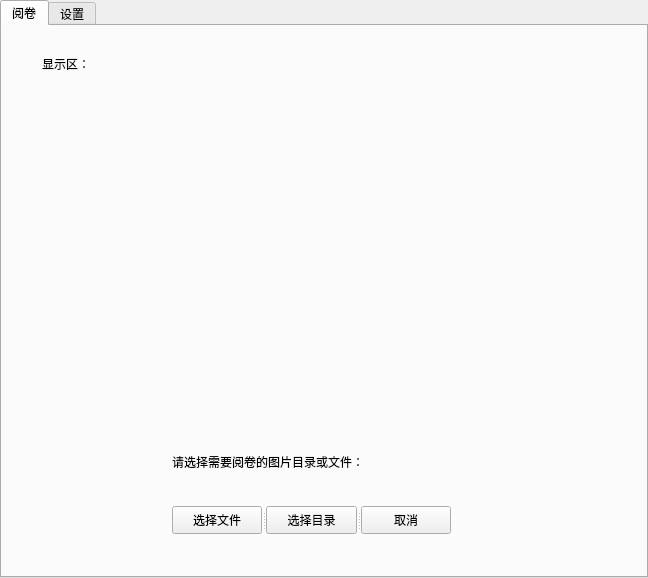
<?xml version="1.0" encoding="UTF-8"?>
<ui version="4.0">
 <class>TabWidget</class>
 <widget class="QTabWidget" name="TabWidget">
  <property name="geometry">
   <rect>
    <x>0</x>
    <y>0</y>
    <width>648</width>
    <height>578</height>
   </rect>
  </property>
  <property name="windowTitle">
   <string>MyScan</string>
  </property>
  <property name="currentIndex">
   <number>0</number>
  </property>
  <widget class="QWidget" name="tab">
   <attribute name="title">
    <string>阅卷</string>
   </attribute>
   <widget class="QLabel" name="label">
    <property name="geometry">
     <rect>
      <x>170</x>
      <y>420</y>
      <width>331</width>
      <height>31</height>
     </rect>
    </property>
    <property name="text">
     <string>请选择需要阅卷的图片目录或文件：</string>
    </property>
   </widget>
   <widget class="QSplitter" name="splitter">
    <property name="geometry">
     <rect>
      <x>170</x>
      <y>480</y>
      <width>279</width>
      <height>28</height>
     </rect>
    </property>
    <property name="orientation">
     <enum>Qt::Horizontal</enum>
    </property>
    <widget class="QPushButton" name="pushButton">
     <property name="text">
      <string>选择文件</string>
     </property>
    </widget>
    <widget class="QPushButton" name="pushButton_4">
     <property name="text">
      <string>选择目录</string>
     </property>
    </widget>
    <widget class="QPushButton" name="pushButton_3">
     <property name="text">
      <string>取消</string>
     </property>
    </widget>
   </widget>
   <widget class="QLabel" name="label_2">
    <property name="geometry">
     <rect>
      <x>40</x>
      <y>30</y>
      <width>72</width>
      <height>15</height>
     </rect>
    </property>
    <property name="text">
     <string>显示区：</string>
    </property>
   </widget>
  </widget>
  <widget class="QWidget" name="tab">
   <attribute name="title">
    <string>设置</string>
   </attribute>
  </widget>
 </widget>
 <resources/>
 <connections/>
</ui>
